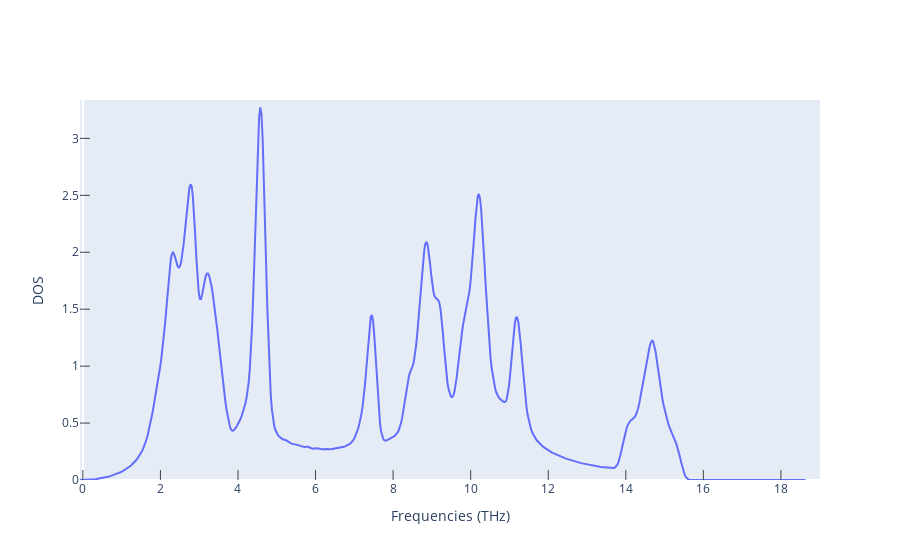

Source (notebook cell):
### Code cell
with MPRester(mp_key) as m:
    prim_struc = m.get_structure_by_material_id(mp_id)
    ph_dos = m.get_phonon_dos_by_material_id(mp_id)
fig_ph_dos = get_plot_dos(ph_dos)
fig_ph_dos.show()

### Figure 1 — Plotly figure (JSON) as saved in the notebook; plotly's stock layout.template omitted (floating-point values rounded to 4 significant figures; data arrays with more than 128 entries replaced by an {"elided": "..."} marker saying what was removed)
{"data": [{"mode": "lines", "type": "scatter", "x": {"elided": "625 float values"}, "y": {"elided": "625 float values"}}], "layout": {"xaxis": {"mirror": true, "range": [-0.07382, 19.01], "showgrid": false, "ticklen": 10, "ticks": "inside", "title": {"text": "Frequencies (THz)"}}, "yaxis": {"mirror": true, "range": [0, 3.337], "showgrid": false, "ticklen": 10, "ticks": "inside", "title": {"text": "DOS"}}}}
